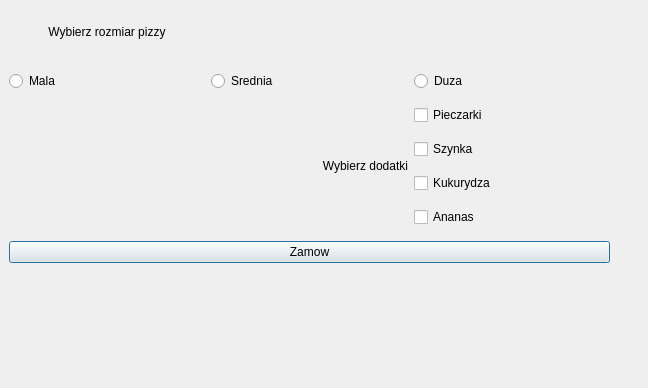
<?xml version="1.0" encoding="UTF-8"?>
<ui version="4.0">
 <class>Dialog</class>
 <widget class="QDialog" name="Dialog">
  <property name="geometry">
   <rect>
    <x>0</x>
    <y>0</y>
    <width>648</width>
    <height>388</height>
   </rect>
  </property>
  <property name="windowTitle">
   <string>Dialog</string>
  </property>
  <widget class="QWidget" name="gridLayoutWidget">
   <property name="geometry">
    <rect>
     <x>9</x>
     <y>-1</y>
     <width>601</width>
     <height>341</height>
    </rect>
   </property>
   <layout class="QGridLayout" name="gridLayout">
    <item row="0" column="0">
     <widget class="QLabel" name="label">
      <property name="maximumSize">
       <size>
        <width>16777215</width>
        <height>50</height>
       </size>
      </property>
      <property name="text">
       <string>Wybierz rozmiar pizzy</string>
      </property>
      <property name="alignment">
       <set>Qt::AlignCenter</set>
      </property>
     </widget>
    </item>
    <item row="6" column="0" colspan="3">
     <widget class="QPushButton" name="zamButton">
      <property name="text">
       <string>Zamow</string>
      </property>
     </widget>
    </item>
    <item row="2" column="0" rowspan="4" colspan="2">
     <widget class="QLabel" name="label_2">
      <property name="text">
       <string>Wybierz dodatki</string>
      </property>
      <property name="alignment">
       <set>Qt::AlignRight|Qt::AlignTrailing|Qt::AlignVCenter</set>
      </property>
     </widget>
    </item>
    <item row="1" column="0">
     <widget class="QRadioButton" name="smallButton">
      <property name="text">
       <string>Mala</string>
      </property>
     </widget>
    </item>
    <item row="1" column="2">
     <widget class="QRadioButton" name="largeButton">
      <property name="text">
       <string>Duza</string>
      </property>
     </widget>
    </item>
    <item row="3" column="2">
     <widget class="QCheckBox" name="szyButton">
      <property name="text">
       <string>Szynka</string>
      </property>
     </widget>
    </item>
    <item row="2" column="2">
     <widget class="QCheckBox" name="pieButton">
      <property name="text">
       <string>Pieczarki</string>
      </property>
     </widget>
    </item>
    <item row="1" column="1">
     <widget class="QRadioButton" name="mediumButton">
      <property name="text">
       <string>Srednia</string>
      </property>
     </widget>
    </item>
    <item row="5" column="2">
     <widget class="QCheckBox" name="anaButton">
      <property name="text">
       <string>Ananas</string>
      </property>
     </widget>
    </item>
    <item row="4" column="2">
     <widget class="QCheckBox" name="kukButton">
      <property name="text">
       <string>Kukurydza</string>
      </property>
     </widget>
    </item>
    <item row="7" column="0" colspan="3">
     <widget class="QLabel" name="label_3">
      <property name="maximumSize">
       <size>
        <width>16777215</width>
        <height>50</height>
       </size>
      </property>
      <property name="text">
       <string/>
      </property>
     </widget>
    </item>
   </layout>
  </widget>
 </widget>
 <resources/>
 <connections/>
</ui>
